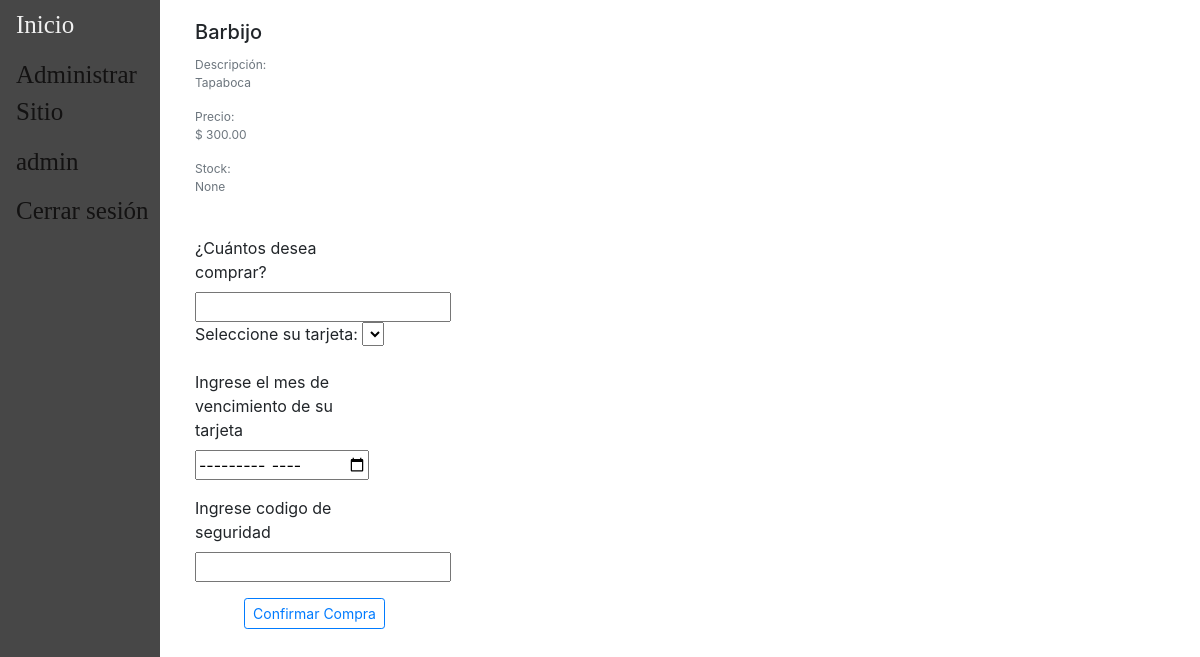
The page /viaje/1/ver_insumos (signed in) on the database as committed earlier.
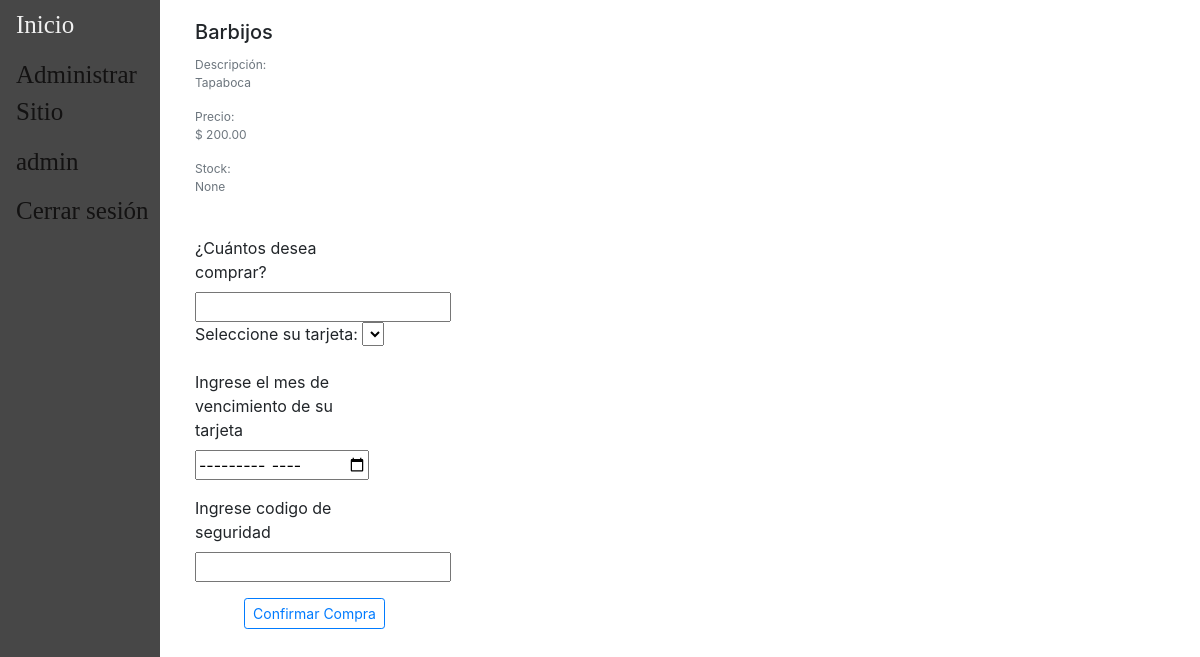
The same page on the database as committed later.
### main/models.py (models this page shows, shortened)
class Insumo(models.Model):
    nombre = models.CharField(max_length=100, unique=True)
    descripcion = models.CharField(max_length=100)
    precio = models.DecimalField(max_digits=10, decimal_places=2, validators=[MinValueValidator(0)])
    cantidadActual = models.IntegerField(validators=[MinValueValidator(0), MaxValueValidator(999)])
    cantidadTotal = models.IntegerField(validators=[MinValueValidator(0), MaxValueValidator(999)])

### main/views.py (the view)
# urls.py: url(r'viaje/(?P<vId>[0-9]+)/ver_insumos',views.ver_insumos,name='ver_insumos'),
def ver_insumos(request,vId):
	viaje = Viaje.objects.get(id=vId)
	insumos = viaje.insumo.all()
	pasaje = viaje.pasajeros.filter(usuario=request.user).first()
	return render(request,'main/comprar_insumo.html',{'insumos':insumos,'pasaje':pasaje})

### main/templates/main/comprar_insumo.html (shortened to what this page needs)
{% extends 'main/base.html' %}
{% block content %}
<div class="container mx-auto">
	<div class="row">
		<div class="col-sm-12 col-md-12 col-lg-3 pb-4">
			<div class="row">
				{% for i in insumos %}
					<div class="col-sm-12 col-md-12 col-lg-12 pb-4">
						<div class="h-100">
							<div class="card-body">
								<h5 class="card-title">{{ i.nombre }}</h5>
								<p class="text-muted mb-0" style="font-size: 12px">Descripción:</p>
								<p class="card-text text-muted" style="font-size: 12px">{{ i.descripcion }}</p>
								<p class="text-muted mb-0" style="font-size: 12px">Precio:</p>
								<p class="card-text text-muted" style="font-size: 12px">$ {{ i.precio }}</p>
								<p class="text-muted mb-0" style="font-size: 12px">Stock:</p>
								<p class="card-text text-muted" style="font-size: 12px">{{ i.cantidadActual }}</p>
								<br />
								<form action="{% url 'comprar_insumo' pId=pasaje.id iId=i.id %}" method="post">
									<label>¿Cuántos desea comprar?</label>
									<input type="number" name="cant" id="cant" required></input>
									<label for="tarjeta">Seleccione su tarjeta:</label>
									<select name="tarjeta" id="tarjeta">
									</select>
									<p>
										<div class="md-form mb-1">
											<label for="test_usuario" class="">Ingrese el mes de vencimiento de su tarjeta</label>
											<input type="month" name="vencimiento" required></input>
										</div>
									</p>
									<p>
										<div class="md-form mb-1">
											<label for="test_usuario" class="">Ingrese codigo de seguridad</label>
											<input type="text" name="cod_segu"  minlength="3" maxlength="3" required></input>
										</div>
									</p>
									<div class="text-right">
										<button type="submit" class="btn btn-outline-primary btn-sm">Confirmar Compra</button>
						  			</div>
								</form>
							</div>
						</div>
					</div>
				{% endfor %}
			</div>
		</div>
	</div>
</div>
{% endblock content %}

Rows that differ between the two databases and show on the page:
changed Insumo "Tapaboca": nombre "Barbijo" → "Barbijos"; precio "300.00" → "200.00"
